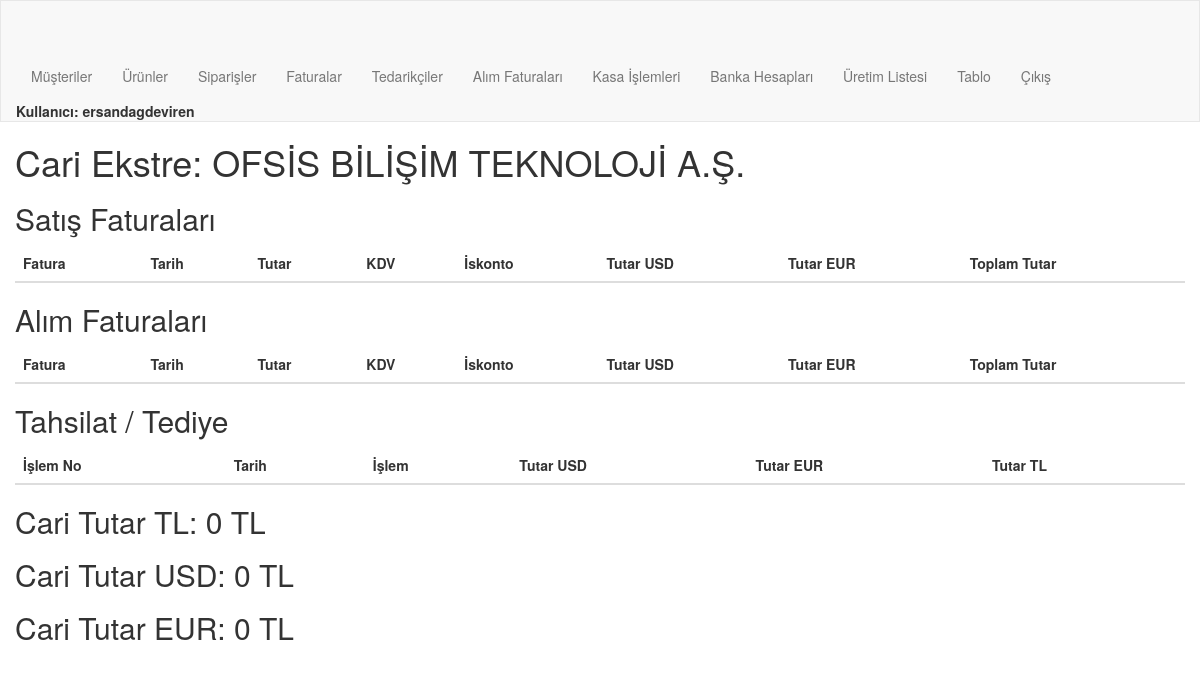
The page /order/customer/405/financials/ (signed in) on the database as committed earlier.
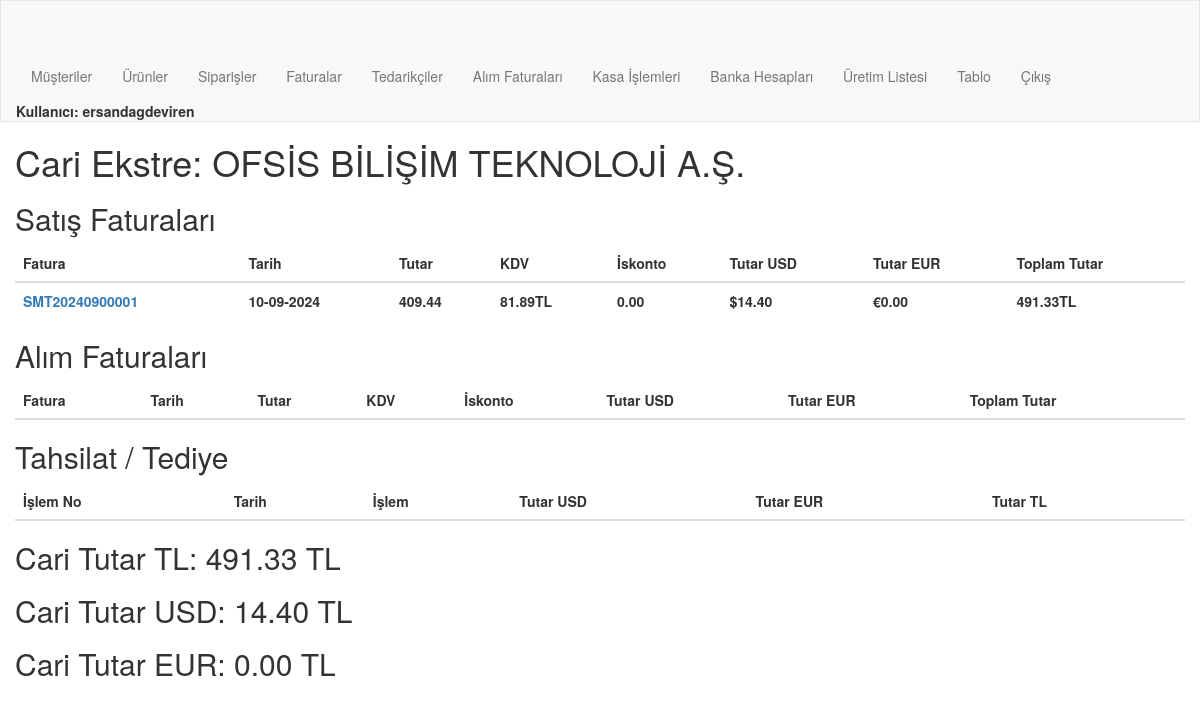
The same page on the database as committed later.
### order/models.py (models this page shows, shortened)
class Invoice(models.Model):
    invoice_number = models.CharField(max_length=20, unique=True, blank=True)
    order = models.OneToOneField(Order, on_delete=models.CASCADE, related_name="invoice")
    invoice_date = models.DateTimeField(auto_now_add=True)
    billing_address = models.CharField(max_length=250, blank=True)
    total_amount = models.DecimalField(max_digits=10, decimal_places=2, blank=True, default=0)
    total_discount = models.DecimalField(max_digits=10, decimal_places=2, blank=True, default=0)
    tax_amount = models.DecimalField(max_digits=10, decimal_places=2, blank=True, default=0)
    grand_total = models.DecimalField(max_digits=10, decimal_places=2, blank=True, default=0)
    grand_total_USD = models.DecimalField(max_digits=10, decimal_places=2, blank=True, default=0)
    grand_total_EUR = models.DecimalField(max_digits=10, decimal_places=2, blank=True, default=0)
    status = models.CharField(max_length=50, default='Pending')
    published = models.BooleanField(default=False)

### order/views.py (the view)
# urls.py: path('customer/<int:customer_id>/financials/', views.customer_financials, name='customer_financials'),
@login_required
@user_passes_test(is_admin)
def customer_financials(request, customer_id):
    customer = Customer.objects.get(id=customer_id)
    invoices = Invoice.objects.filter(order__customer=customer)
    payments=PaymentReceipt.objects.filter(customer=customer)
    payments_tahsilat = PaymentReceipt.objects.filter(customer=customer, transaction_type=PaymentReceipt.RECEIPT)
    payments_tediye = PaymentReceipt.objects.filter(customer=customer, transaction_type=PaymentReceipt.PAYMENT)
    buyinginvoices=BuyingInvoice.objects.filter(customer=customer)
    total_invoiced = sum(invoice.grand_total for invoice in invoices)
    total_payment_tahsilat = sum(payment.amount for payment in payments_tahsilat)
    total_payment_tediye = sum(payment.amount for payment in payments_tediye)
    total_buyinginvoices=sum(buyinginvoice.grand_total_tl for buyinginvoice in buyinginvoices )
    total_balance = total_invoiced - total_buyinginvoices - total_payment_tahsilat + total_payment_tediye
    total_invoiced_usd = sum(invoice.grand_total_USD for invoice in invoices)
    total_payment_tahsilat_usd = sum(payment.usd_amount for payment in payments_tahsilat)
    total_payment_tediye_usd = sum(payment.usd_amount for payment in payments_tediye)
    total_buyinginvoices_usd=sum(buyinginvoice.grand_total_USD for buyinginvoice in buyinginvoices )
    total_balance_usd = total_invoiced_usd - total_buyinginvoices_usd - total_payment_tahsilat_usd + total_payment_tediye_usd
    total_invoiced_eur = sum(invoice.grand_total_EUR for invoice in invoices)
    total_payment_tahsilat_eur = sum(payment.eur_amount for payment in payments_tahsilat)
    total_payment_tediye_eur = sum(payment.eur_amount for payment in payments_tediye)
    total_buyinginvoices_eur=sum(buyinginvoice.grand_total_EUR for buyinginvoice in buyinginvoices )
    total_balance_eur = total_invoiced_eur - total_buyinginvoices_eur - total_payment_tahsilat_eur + total_payment_tediye_eur
    context = {
        'customer': customer,
        'invoices': invoices,
        'payments': payments,
        'buyinginvoices':buyinginvoices,
        'total_balance': total_balance,
        'total_balance_usd':total_balance_usd,
        'total_balance_eur':total_balance_eur
    }
    return render(request, 'order/customer_financials.html', context)

### order/views.py (called while the page is built)
def is_admin(user):
    return user.is_authenticated and user.is_staff

### order/Templates/order/customer_financials.html (shortened to what this page needs)
{% extends "order/navbar.html" %}
{% block content %}
<body>
    <h1>Cari Ekstre: {{ customer.companyName }}</h1>
    <h2>Satış Faturaları</h2>
    <table class="table">
        <thead>
            <tr>
                <th>Fatura</th>
                <th>Tarih</th>
                <th>Tutar</th>
                <th>KDV</th>
                <th>İskonto</th>
                <th>Tutar USD</th>
                <th>Tutar EUR</th>
                <th>Toplam Tutar</th>
            </tr>
        </thead>
        <tbody>
            {% for invoice in invoices %}
            <tr>
                <td><a href="{% url 'order:invoice_detail' invoice.invoice_number %}">{{ invoice.invoice_number }}</td>
                <td>{{ invoice.invoice_date|date:"d-m-Y" }}</td>
                <td>{{ invoice.total_amount }}</td>
                <td>{{ invoice.tax_amount }}TL</td>
                <td>{{ invoice.total_discount }}</td>
                <td>${{ invoice.grand_total_USD }}</td>
                <td>€{{ invoice.grand_total_EUR }}</td>
                <td><b>{{ invoice.grand_total }}TL</b></td>
            </tr>
            {% endfor %}
        </tbody>
    </table>
    <h2>Alım Faturaları</h2>
    <table class="table">
        <thead>
            <tr>
                <th>Fatura</th>
                <th>Tarih</th>
                <th>Tutar</th>
                <th>KDV</th>
                <th>İskonto</th>
                <th>Tutar USD</th>
                <th>Tutar EUR</th>
                <th>Toplam Tutar</th>
            </tr>
        </thead>
    </table>
    <h2>Tahsilat / Tediye</h2>
    <table class="table">
        <thead>
            <tr>
                <th>İşlem No</th>
                <th>Tarih</th>
                <th>İşlem</th>
                <th>Tutar USD</th>
                <th>Tutar EUR</th>
                <th>Tutar TL</th>
            </tr>
        </thead>
    </table>
    <div class="total-balance">
        <h2>Cari Tutar TL: {{ total_balance }} TL</h2>
        <h2>Cari Tutar USD: {{ total_balance_usd }} TL</h2>
        <h2>Cari Tutar EUR: {{ total_balance_eur }} TL</h2>
    </div>
</body>
</html>
{% endblock %}

Rows that differ between the two databases and show on the page:
added Invoice: invoice_number "SMT20240900001", invoice_date "10-09-2024", total_amount "409.44", tax_amount "81.89", total_discount "0.00", grand_total_USD "14.40", grand_total_EUR "0.00", grand_total "491.33"
Other text that changed with them:
{{ total_balance }}: "0" → "491.33"
{{ total_balance_usd }}: "0" → "14.40"
{{ total_balance_eur }}: "0" → "0.00"
